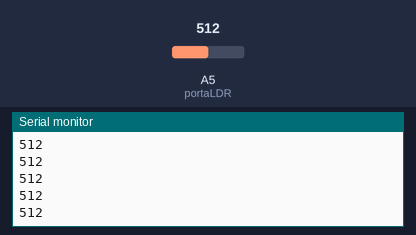
Recording of a sketch running on a simulated Arduino Uno, built with avr-gcc and run on an emulated ATmega328P. On the bench: the last lines printed to the serial monitor. Inputs (shaded band) come from the test bench; at power-on: A5 (portaLDR) = 512.

Above: at 1.2 s.
1.3 s: A5 (portaLDR) set to 716
At 1.9 s:
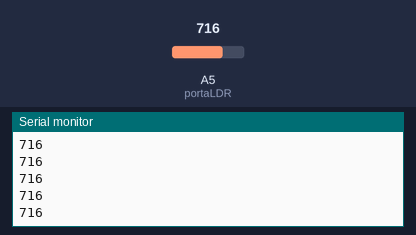
2.8 s: A5 (portaLDR) set to 900
At 3.5 s:
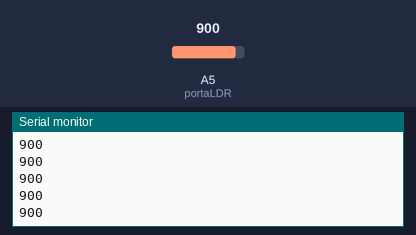
Timing chart, 0 to 5.8 s (numbered marks = the images above; inputs shaded):
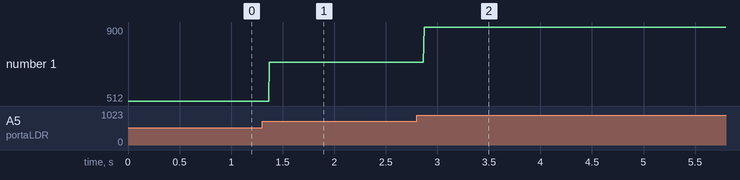

The sketch:

LDR.ino
```cpp
/*
  Exemplo: 02-Components/LDR
*/

// Associa a porta analógica A5 ao LDR
int portaLDR = A5;

// A função setup é executada uma vez quando forem pressionados os botões de reset ou de power on na placa
void setup() {
  // Inicialização da comunicação serial (9600 bps)
  Serial.begin(9600);
}

// A função loop é executada de forma repetida sem parada
void loop() {
  // Leitura do pino analógico A0 (valores entre 0 e 1023) - Sensor LDR
  int luminosity = analogRead(portaLDR);

  // Impressão do valor de luminosidade lido pelo sensor
  Serial.println(luminosity);
  delay(1);        // Delay entre leituras para estabilidade
}


   
```

Measured:
- after the input at 1.3 s, the serial monitor: prints a new line after 0.07 s (image 1)
- after the input at 2.8 s, the serial monitor: prints a new line after 0.07 s (image 2)
- plotted number 1: 512 → 716 after the input at 1.3 s, 716 → 900 after the input at 2.8 s
